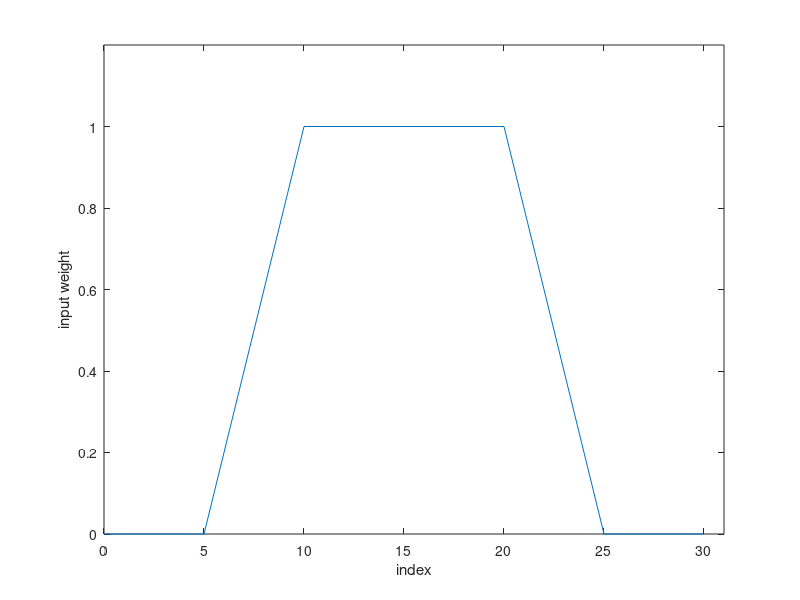

Source code (MATLAB): (Note: this script raises an error after producing the figure.)


weight = [zeros(1, 5) 0:1/5:1 ones(1, 10-1) 1:-1/5:0 zeros(1, 5)];
n = size(weight, 2);
index = linspace(0, n-1, n);
figure(); plot(index, weight);
xlim([0 n]); ylim([-0 1.2]); 
xlabel('index'); ylabel('input weight');
fontsize(16, 'points');


weight = [zeros(1, 50) ones(1, 60) ones(1, 100-1) ones(1, 60) zeros(1, 50)];
n = size(weight, 2);
index = linspace(0, n-1, n)/10;
figure(); plot(index, weight);
xlim([0 n/10]); ylim([-0 1.2]); 
xlabel('index'); ylabel('d');
fontsize(16, 'points');
